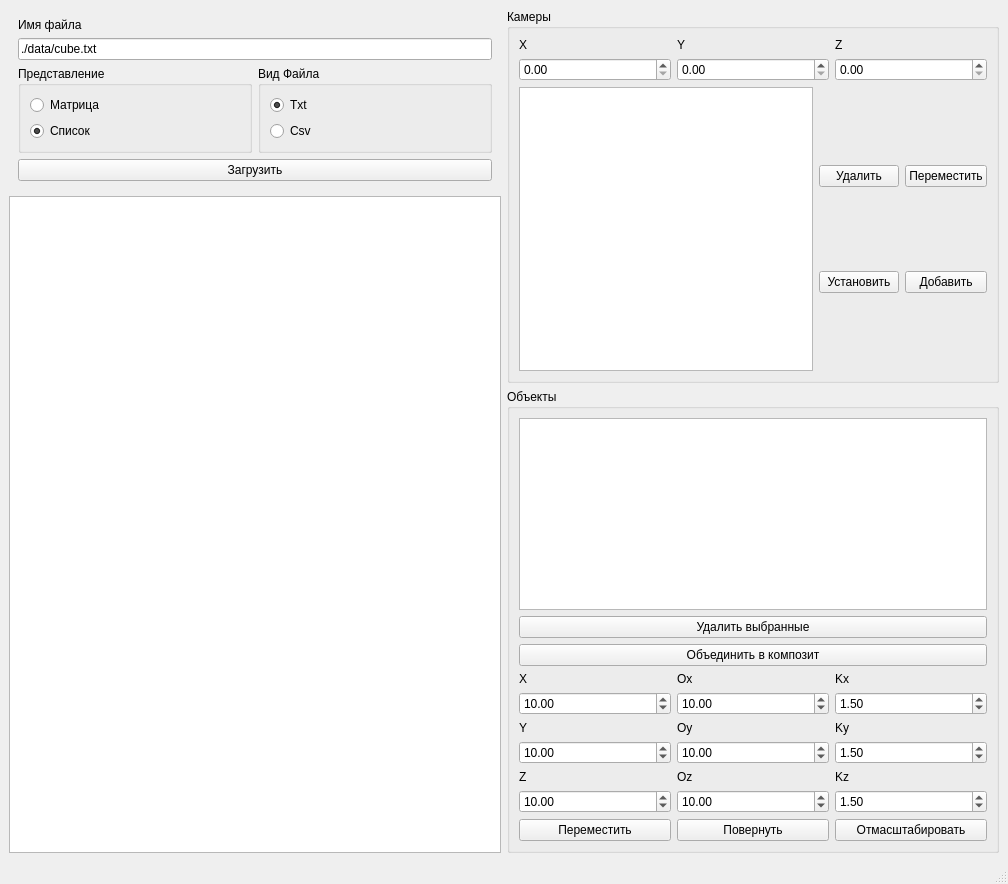
<?xml version="1.0" encoding="UTF-8"?>
<ui version="4.0">
 <class>MainWindow</class>
 <widget class="QMainWindow" name="MainWindow">
  <property name="geometry">
   <rect>
    <x>0</x>
    <y>0</y>
    <width>1008</width>
    <height>884</height>
   </rect>
  </property>
  <property name="windowTitle">
   <string>MainWindow</string>
  </property>
  <widget class="QWidget" name="centralwidget">
   <layout class="QHBoxLayout" name="horizontalLayout_6">
    <item>
     <layout class="QVBoxLayout" name="verticalLayout_14">
      <item>
       <layout class="QHBoxLayout" name="horizontalLayout_5">
        <item>
         <widget class="QFrame" name="frame">
          <layout class="QVBoxLayout" name="verticalLayout_3">
           <item>
            <widget class="QLabel" name="label">
             <property name="text">
              <string>Имя файла</string>
             </property>
            </widget>
           </item>
           <item>
            <widget class="QLineEdit" name="fileLineEdit">
             <property name="text">
              <string>./data/cube.txt</string>
             </property>
            </widget>
           </item>
           <item>
            <layout class="QHBoxLayout" name="horizontalLayout">
             <item>
              <widget class="QGroupBox" name="typeGroupBOx">
               <property name="title">
                <string>Представление</string>
               </property>
               <layout class="QVBoxLayout" name="verticalLayout">
                <item>
                 <widget class="QRadioButton" name="matrixRadioButton">
                  <property name="text">
                   <string>Матрица</string>
                  </property>
                 </widget>
                </item>
                <item>
                 <widget class="QRadioButton" name="listRadioButton">
                  <property name="text">
                   <string>Список</string>
                  </property>
                  <property name="checked">
                   <bool>true</bool>
                  </property>
                 </widget>
                </item>
               </layout>
              </widget>
             </item>
             <item>
              <widget class="QGroupBox" name="fileGroupBox">
               <property name="title">
                <string>Вид Файла</string>
               </property>
               <layout class="QVBoxLayout" name="verticalLayout_2">
                <item>
                 <widget class="QRadioButton" name="txtRadioButton">
                  <property name="text">
                   <string>Txt</string>
                  </property>
                  <property name="checked">
                   <bool>true</bool>
                  </property>
                 </widget>
                </item>
                <item>
                 <widget class="QRadioButton" name="csvRadioButton">
                  <property name="text">
                   <string>Csv</string>
                  </property>
                  <property name="checked">
                   <bool>false</bool>
                  </property>
                 </widget>
                </item>
               </layout>
              </widget>
             </item>
            </layout>
           </item>
           <item>
            <widget class="QPushButton" name="loadPushButton">
             <property name="text">
              <string>Загрузить</string>
             </property>
            </widget>
           </item>
          </layout>
         </widget>
        </item>
       </layout>
      </item>
      <item>
       <widget class="QGraphicsView" name="graphicsView"/>
      </item>
     </layout>
    </item>
    <item>
     <layout class="QVBoxLayout" name="verticalLayout_13">
      <item>
       <widget class="QGroupBox" name="cameraGroupBox">
        <property name="title">
         <string>Камеры</string>
        </property>
        <layout class="QVBoxLayout" name="verticalLayout_7">
         <item>
          <layout class="QHBoxLayout" name="horizontalLayout_2">
           <item>
            <layout class="QVBoxLayout" name="verticalLayout_4">
             <item>
              <widget class="QLabel" name="label_2">
               <property name="text">
                <string>X</string>
               </property>
              </widget>
             </item>
             <item>
              <widget class="QDoubleSpinBox" name="cameraXSpin"/>
             </item>
            </layout>
           </item>
           <item>
            <layout class="QVBoxLayout" name="verticalLayout_5">
             <item>
              <widget class="QLabel" name="label_3">
               <property name="text">
                <string>Y</string>
               </property>
              </widget>
             </item>
             <item>
              <widget class="QDoubleSpinBox" name="cameraYSpin"/>
             </item>
            </layout>
           </item>
           <item>
            <layout class="QVBoxLayout" name="verticalLayout_6">
             <item>
              <widget class="QLabel" name="label_4">
               <property name="text">
                <string>Z</string>
               </property>
              </widget>
             </item>
             <item>
              <widget class="QDoubleSpinBox" name="cameraZSpin"/>
             </item>
            </layout>
           </item>
          </layout>
         </item>
         <item>
          <layout class="QHBoxLayout" name="horizontalLayout_3">
           <item>
            <widget class="QListWidget" name="cameraListWidget"/>
           </item>
           <item>
            <layout class="QGridLayout" name="gridLayout">
             <item row="1" column="1">
              <widget class="QPushButton" name="cameraAddPushbutton">
               <property name="text">
                <string>Добавить</string>
               </property>
              </widget>
             </item>
             <item row="0" column="0">
              <widget class="QPushButton" name="cameraDeletePushbutton">
               <property name="text">
                <string>Удалить</string>
               </property>
              </widget>
             </item>
             <item row="1" column="0">
              <widget class="QPushButton" name="cameraSetPushbutton">
               <property name="text">
                <string>Установить</string>
               </property>
              </widget>
             </item>
             <item row="0" column="1">
              <widget class="QPushButton" name="cameraMoveButton">
               <property name="text">
                <string>Переместить</string>
               </property>
              </widget>
             </item>
            </layout>
           </item>
          </layout>
         </item>
        </layout>
       </widget>
      </item>
      <item>
       <widget class="QGroupBox" name="objectGroupBox">
        <property name="title">
         <string>Объекты</string>
        </property>
        <layout class="QVBoxLayout" name="verticalLayout_11">
         <item>
          <widget class="QListWidget" name="objectListWidget">
           <property name="selectionMode">
            <enum>QAbstractItemView::ExtendedSelection</enum>
           </property>
          </widget>
         </item>
         <item>
          <widget class="QPushButton" name="objectDeletePushbutton">
           <property name="text">
            <string>Удалить выбранные</string>
           </property>
          </widget>
         </item>
         <item>
          <widget class="QPushButton" name="objectCompositePushbutton">
           <property name="text">
            <string>Объединить в композит</string>
           </property>
          </widget>
         </item>
         <item>
          <layout class="QHBoxLayout" name="horizontalLayout_4">
           <item>
            <layout class="QVBoxLayout" name="verticalLayout_8">
             <item>
              <widget class="QLabel" name="label_5">
               <property name="text">
                <string>X</string>
               </property>
              </widget>
             </item>
             <item>
              <widget class="QDoubleSpinBox" name="obkectMoveXSpin">
               <property name="minimum">
                <double>-500.000000000000000</double>
               </property>
               <property name="maximum">
                <double>500.000000000000000</double>
               </property>
               <property name="value">
                <double>10.000000000000000</double>
               </property>
              </widget>
             </item>
             <item>
              <widget class="QLabel" name="label_8">
               <property name="text">
                <string>Y</string>
               </property>
              </widget>
             </item>
             <item>
              <widget class="QDoubleSpinBox" name="objectMoveYSpin">
               <property name="minimum">
                <double>-500.000000000000000</double>
               </property>
               <property name="maximum">
                <double>500.000000000000000</double>
               </property>
               <property name="value">
                <double>10.000000000000000</double>
               </property>
              </widget>
             </item>
             <item>
              <widget class="QLabel" name="label_12">
               <property name="text">
                <string>Z</string>
               </property>
              </widget>
             </item>
             <item>
              <widget class="QDoubleSpinBox" name="objectMoveZSpin">
               <property name="minimum">
                <double>-500.000000000000000</double>
               </property>
               <property name="maximum">
                <double>500.000000000000000</double>
               </property>
               <property name="value">
                <double>10.000000000000000</double>
               </property>
              </widget>
             </item>
             <item>
              <widget class="QPushButton" name="objectMovePushbutton">
               <property name="text">
                <string>Переместить</string>
               </property>
              </widget>
             </item>
            </layout>
           </item>
           <item>
            <layout class="QVBoxLayout" name="verticalLayout_9">
             <item>
              <widget class="QLabel" name="label_6">
               <property name="text">
                <string>Ox</string>
               </property>
              </widget>
             </item>
             <item>
              <widget class="QDoubleSpinBox" name="objectRotateXSpin">
               <property name="minimum">
                <double>-360.000000000000000</double>
               </property>
               <property name="maximum">
                <double>360.000000000000000</double>
               </property>
               <property name="value">
                <double>10.000000000000000</double>
               </property>
              </widget>
             </item>
             <item>
              <widget class="QLabel" name="label_10">
               <property name="text">
                <string>Oy</string>
               </property>
              </widget>
             </item>
             <item>
              <widget class="QDoubleSpinBox" name="objectRotateYSpin">
               <property name="minimum">
                <double>-360.000000000000000</double>
               </property>
               <property name="maximum">
                <double>360.000000000000000</double>
               </property>
               <property name="value">
                <double>10.000000000000000</double>
               </property>
              </widget>
             </item>
             <item>
              <widget class="QLabel" name="label_11">
               <property name="text">
                <string>Oz</string>
               </property>
              </widget>
             </item>
             <item>
              <widget class="QDoubleSpinBox" name="objectRotateZSpin">
               <property name="minimum">
                <double>-360.000000000000000</double>
               </property>
               <property name="maximum">
                <double>360.000000000000000</double>
               </property>
               <property name="value">
                <double>10.000000000000000</double>
               </property>
              </widget>
             </item>
             <item>
              <widget class="QPushButton" name="objectRotatePushbutton">
               <property name="text">
                <string>Повернуть</string>
               </property>
              </widget>
             </item>
            </layout>
           </item>
           <item>
            <layout class="QVBoxLayout" name="verticalLayout_10">
             <item>
              <widget class="QLabel" name="label_7">
               <property name="text">
                <string>Kx</string>
               </property>
              </widget>
             </item>
             <item>
              <widget class="QDoubleSpinBox" name="objectScaleXSpin">
               <property name="minimum">
                <double>-100.000000000000000</double>
               </property>
               <property name="maximum">
                <double>100.000000000000000</double>
               </property>
               <property name="value">
                <double>1.500000000000000</double>
               </property>
              </widget>
             </item>
             <item>
              <widget class="QLabel" name="label_9">
               <property name="text">
                <string>Ky</string>
               </property>
              </widget>
             </item>
             <item>
              <widget class="QDoubleSpinBox" name="objectScaleYSpin">
               <property name="minimum">
                <double>-100.000000000000000</double>
               </property>
               <property name="maximum">
                <double>100.000000000000000</double>
               </property>
               <property name="value">
                <double>1.500000000000000</double>
               </property>
              </widget>
             </item>
             <item>
              <widget class="QLabel" name="label_13">
               <property name="text">
                <string>Kz</string>
               </property>
              </widget>
             </item>
             <item>
              <widget class="QDoubleSpinBox" name="objectScaleZSpin">
               <property name="minimum">
                <double>-100.000000000000000</double>
               </property>
               <property name="maximum">
                <double>100.000000000000000</double>
               </property>
               <property name="value">
                <double>1.500000000000000</double>
               </property>
              </widget>
             </item>
             <item>
              <widget class="QPushButton" name="objectScalePushbutton">
               <property name="text">
                <string>Отмасштабировать</string>
               </property>
              </widget>
             </item>
            </layout>
           </item>
          </layout>
         </item>
        </layout>
       </widget>
      </item>
     </layout>
    </item>
   </layout>
  </widget>
  <widget class="QMenuBar" name="menubar">
   <property name="geometry">
    <rect>
     <x>0</x>
     <y>0</y>
     <width>1008</width>
     <height>22</height>
    </rect>
   </property>
  </widget>
  <widget class="QStatusBar" name="statusbar"/>
 </widget>
 <resources/>
 <connections/>
</ui>
